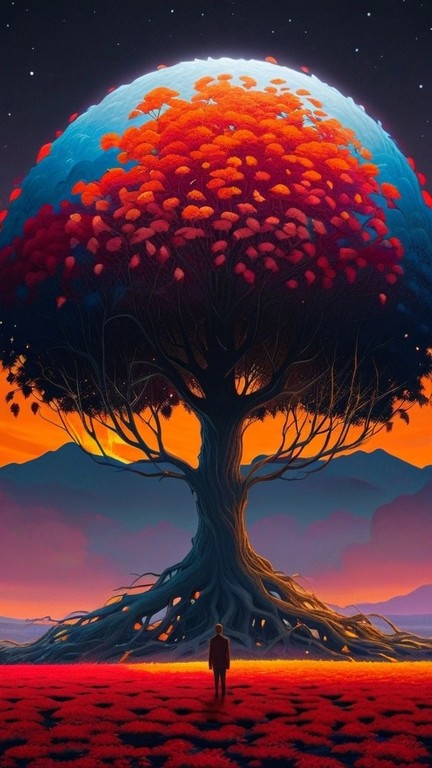
#> input picture library/recipes/tree-of-life/style_1.jpg, 432 x 768 px
$ python align.py ../library/recipes/tree-of-life/style_1.jpg ../library/recipes/tree-of-life/style_2.jpg   (older library calls are emulated)
#> lines starting #> are read from the running program, lines starting #| are printed output that depends on the picture
"""
Image alignment for projection mapping.

Aligns a source image (e.g., well-lit surface photo) to match a target image's
geometry using feature matching and homography estimation. Robust to different
lighting conditions through edge-based preprocessing.

Example usage:
    from wzrd import align_images, align_images_file

    # Align arrays directly
    warped, info = align_images(lit_surface, target_crop)

    # Align files with automatic I/O
    warped, info = align_images_file(
        "day_photo.jpg",
        "projection_crop.png",
        output_path="aligned.jpg"
    )
"""

import cv2
import numpy as np
from pathlib import Path
from typing import Tuple, Optional, Union, List
from dataclasses import dataclass, field

DEFAULT_TEMPLATE_SCALES = [0.3, 0.4, 0.5, 0.6, 0.7, 0.8]


@dataclass
class AlignmentResult:
    """Result of image alignment."""
    homography: Optional[np.ndarray]
    num_matches: int
    num_inliers: int
    confidence: float
    method: str  # 'feature' or 'template'


# =============================================================================
# Preprocessing
# =============================================================================

def _to_grayscale(img: np.ndarray) -> np.ndarray:
    """Convert image to grayscale."""
    if len(img.shape) == 3:
        return cv2.cvtColor(img, cv2.COLOR_BGR2GRAY)
    return img


# [147 lines left out: functions _apply_clahe, _compute_gradient_magnitude, _preprocess_for_matching, _extract_edges, _compute_structure_features, _find_template_location, not called in this run]


# =============================================================================
# Feature-Based Alignment
# =============================================================================

def _find_homography_feature_based(
    source: np.ndarray,
    target: np.ndarray,
    max_features: int = 20000,
    ratio_threshold: float = 0.65,
) -> Optional[AlignmentResult]:
    """Find homography using direct feature matching on full images."""
    best_result = None
    best_inliers = 0

    detectors_to_try = [
        ("SIFT", cv2.SIFT_create(nfeatures=max_features), cv2.NORM_L2, 0.65),
        ("AKAZE", cv2.AKAZE_create(), cv2.NORM_HAMMING, 0.75),
    ]

    source_gray = _to_grayscale(source)
    target_gray = _to_grayscale(target)

    clahe = cv2.createCLAHE(clipLimit=4.0, tileGridSize=(8, 8))
    source_clahe = clahe.apply(source_gray)
    target_clahe = clahe.apply(target_gray)

    preprocessing_options = [
        (source_clahe, target_clahe),
        (source_gray, target_gray),
    ]

    for det_name, detector, norm_type, ratio_thresh in detectors_to_try:
        for proc_source, proc_target in preprocessing_options:
            kp1, desc1 = detector.detectAndCompute(proc_source, None)
            kp2, desc2 = detector.detectAndCompute(proc_target, None)

            if desc1 is None or desc2 is None or len(kp1) < 50 or len(kp2) < 50:
                continue

            bf = cv2.BFMatcher(norm_type)
            matches = bf.knnMatch(desc1, desc2, k=2)

            good_matches = []
            for match_pair in matches:
                if len(match_pair) == 2:
                    m, n = match_pair
                    if m.distance < ratio_thresh * n.distance:
                        good_matches.append(m)

            if len(good_matches) < 8:
                continue

            src_pts = np.float32([kp1[m.queryIdx].pt for m in good_matches]).reshape(-1, 1, 2)
            dst_pts = np.float32([kp2[m.trainIdx].pt for m in good_matches]).reshape(-1, 1, 2)

            H, mask = cv2.findHomography(
                src_pts, dst_pts, cv2.RANSAC,
                ransacReprojThreshold=4.0,
                maxIters=5000,
                confidence=0.999
            )

            if H is None:
                continue

            inliers = int(np.sum(mask))
            confidence = inliers / len(good_matches)

            if inliers > best_inliers:
                best_inliers = inliers
                best_result = AlignmentResult(
                    homography=H,
                    num_matches=len(good_matches),
                    num_inliers=inliers,
                    confidence=confidence,
                    method='feature',
                )

    return best_result


def _validate_homography(H: np.ndarray, source_shape: Tuple, target_shape: Tuple) -> bool:
    """Check if homography produces reasonable transformation."""
    src_h, src_w = source_shape[:2]
    dst_h, dst_w = target_shape[:2]

    src_corners = np.float32([
        [0, 0], [src_w, 0], [src_w, src_h], [0, src_h]
    ]).reshape(-1, 1, 2)

    dst_corners = cv2.perspectiveTransform(src_corners, H)
    dst_corners = dst_corners.reshape(-1, 2)

    margin = max(dst_w, dst_h) * 2
    if np.any(dst_corners < -margin) or np.any(dst_corners > margin + max(dst_w, dst_h)):
        return False

    def cross2d(a, b):
        return a[0] * b[1] - a[1] * b[0]

    v1 = dst_corners[1] - dst_corners[0]
    v2 = dst_corners[2] - dst_corners[1]
    v3 = dst_corners[3] - dst_corners[2]
    v4 = dst_corners[0] - dst_corners[3]

    crosses = np.array([cross2d(v1, v2), cross2d(v2, v3), cross2d(v3, v4), cross2d(v4, v1)])
    if not (np.all(crosses > 0) or np.all(crosses < 0)):
        return False

    return True


# [10 lines left out: function _compute_homography_from_corners, not called in this run]


def _refine_with_ecc(
    source: np.ndarray,
    template: np.ndarray,
    initial_warp: np.ndarray,
    num_iterations: int = 100,
    termination_eps: float = 1e-6
) -> Tuple[np.ndarray, float]:
    """Refine alignment using Enhanced Correlation Coefficient (ECC)."""
    source_gray = _to_grayscale(source)
    template_gray = _to_grayscale(template)

    clahe = cv2.createCLAHE(clipLimit=3.0, tileGridSize=(8, 8))
    source_gray = clahe.apply(source_gray)
    template_gray = clahe.apply(template_gray)

    criteria = (cv2.TERM_CRITERIA_EPS | cv2.TERM_CRITERIA_COUNT, num_iterations, termination_eps)
    warp_matrix = initial_warp.copy().astype(np.float32)

    try:
        cc, warp_matrix = cv2.findTransformECC(
            template_gray, source_gray, warp_matrix,
            cv2.MOTION_HOMOGRAPHY, criteria, None, 5
        )
        return warp_matrix, cc
    except cv2.error:
        return initial_warp, 0.0


def _warp_image(
    src: np.ndarray,
    homography: np.ndarray,
    target_size: Tuple[int, int]
) -> np.ndarray:
    """Warp source image using homography to match target size."""
    return cv2.warpPerspective(
        src, homography, target_size,
        flags=cv2.INTER_LINEAR,
        borderMode=cv2.BORDER_CONSTANT,
        borderValue=(0, 0, 0)
    )


# =============================================================================
# Main Alignment Function
# =============================================================================

def align_images(
    source: np.ndarray,
    target: np.ndarray,
    max_features: int = 10000,
    ratio_threshold: float = 0.75,
    template_scales: Optional[List[float]] = None,
    use_ecc_refinement: bool = True,
    verbose: bool = False,
) -> Tuple[np.ndarray, AlignmentResult]:
    """
    Align source image to match target geometry.

    Uses a multi-stage approach:
    1. Direct feature matching (most robust for good matches)
    2. Template matching fallback (for difficult cases)
    3. ECC refinement for sub-pixel accuracy

    Args:
        source: Source image (BGR, uint8)
        target: Target image to align to (BGR, uint8)
        max_features: Maximum features for detection
        ratio_threshold: Lowe's ratio test threshold
        template_scales: Scales to try for template matching
        use_ecc_refinement: Whether to apply ECC refinement
        verbose: Print progress messages

    Returns:
        Tuple of (warped_image, AlignmentResult)
    """
    if template_scales is None:
        template_scales = DEFAULT_TEMPLATE_SCALES

    target_h, target_w = target.shape[:2]
    source_h, source_w = source.shape[:2]

    if verbose:
        print(f"Source: {source.shape}, Target: {target.shape}")

    # Stage 1: Direct feature-based matching
    if verbose:
        print("[Stage 1] Feature-based matching...")

    feature_result = _find_homography_feature_based(
        source, target, max_features=max_features, ratio_threshold=ratio_threshold
    )

    use_feature_result = False
    if feature_result is not None and feature_result.homography is not None:
        if feature_result.confidence > 0.35 and feature_result.num_inliers >= 8:
            if _validate_homography(feature_result.homography, source.shape, target.shape):
                if verbose:
                    print(f"  Feature matching: {feature_result.num_inliers} inliers, "
                          f"{feature_result.confidence:.1%} confidence")
                use_feature_result = True
                refined_H = feature_result.homography
                result = feature_result

    if not use_feature_result:
        # Stage 2: Template matching fallback
        if verbose:
            print("[Stage 2] Template matching fallback...")

        scales = list(np.arange(0.2, 1.5, 0.05))
        bbox, best_scale, template_score = _find_template_location(source, target, scales)

        if bbox is None:
            if verbose:
                print("  Template matching failed, using identity")
            bbox = (0, 0, source_w, source_h)
            best_scale = 1.0
            template_score = 0.0
        else:
            if verbose:
                print(f"  Template: scale={best_scale:.2f}, score={template_score:.3f}")

        x, y, w, h = bbox
        src_corners = np.float32([
            [x, y], [x + w, y], [x + w, y + h], [x, y + h]
        ])
        refined_H = _compute_homography_from_corners(src_corners, (target_w, target_h))

        result = AlignmentResult(
            homography=refined_H,
            num_matches=0,
            num_inliers=0,
            confidence=template_score,
            method='template',
        )

    # Stage 3: ECC refinement
    if use_ecc_refinement:
        if verbose:
            print("[Stage 3] ECC refinement...")
        try:
            warped_initial = _warp_image(source, refined_H, (target_w, target_h))
            final_H, ecc_score = _refine_with_ecc(warped_initial, target, np.eye(3))

            if ecc_score > 0.3:
                if verbose:
                    print(f"  ECC correlation: {ecc_score:.3f}")
                refined_H = final_H @ refined_H
        except Exception as e:
            if verbose:
                print(f"  ECC failed: {e}")

    # Final warp
    warped = _warp_image(source, refined_H, (target_w, target_h))
    result.homography = refined_H

    return warped, result


def align_images_file(
    source_path: Union[str, Path],
    target_path: Union[str, Path],
    output_path: Optional[Union[str, Path]] = None,
    max_features: int = 10000,
    ratio_threshold: float = 0.75,
    template_scales: Optional[List[float]] = None,
    use_ecc_refinement: bool = True,
    verbose: bool = False,
) -> Tuple[np.ndarray, dict]:
    """
    Align source image file to match target image geometry.

    Args:
        source_path: Path to source image (e.g., well-lit surface photo)
        target_path: Path to target image to align to
        output_path: Optional path to save aligned output
        max_features: Maximum features for detection
        ratio_threshold: Lowe's ratio test threshold
        template_scales: Scales to try for template matching
        use_ecc_refinement: Whether to apply ECC refinement
        verbose: Print progress messages

    Returns:
        Tuple of (warped_image, info_dict)
    """
    source_path = Path(source_path)
    target_path = Path(target_path)

    source = cv2.imread(str(source_path))
    if source is None:
        raise FileNotFoundError(f"Could not load source image: {source_path}")

    target = cv2.imread(str(target_path))
    if target is None:
        raise FileNotFoundError(f"Could not load target image: {target_path}")

    warped, result = align_images(
        source, target,
        max_features=max_features,
        ratio_threshold=ratio_threshold,
        template_scales=template_scales,
        use_ecc_refinement=use_ecc_refinement,
        verbose=verbose,
    )

    info = {
        'source_path': str(source_path),
        'target_path': str(target_path),
        'source_size': (source.shape[1], source.shape[0]),
        'target_size': (target.shape[1], target.shape[0]),
        'method': result.method,
        'num_matches': result.num_matches,
        'num_inliers': result.num_inliers,
        'confidence': result.confidence,
        'homography': result.homography,
    }

    if output_path is not None:
        output_path = Path(output_path)
        _params = [cv2.IMWRITE_WEBP_QUALITY, 90] if str(output_path).lower().endswith(".webp") else []
        cv2.imwrite(str(output_path), warped, _params)
        info['output_path'] = str(output_path)
        if verbose:
            print(f"Saved: {output_path}")

    return warped, info


# =============================================================================
# CLI
# =============================================================================

def _main():
    """CLI entry point."""
    import argparse

    parser = argparse.ArgumentParser(
        description="Align a source image to match target geometry."
    )
    parser.add_argument(
        "source", help="Path to source image (e.g., well-lit surface photo)"
    )
    parser.add_argument(
        "target", help="Path to target image to align to"
    )
    parser.add_argument(
        "-o", "--output", default="aligned.jpg",
        help="Output path (default: aligned.jpg)"
    )
    parser.add_argument(
        "-v", "--verbose", action="store_true",
        help="Print progress messages"
    )

    args = parser.parse_args()

    try:
        warped, info = align_images_file(
            args.source, args.target,
            output_path=args.output,
            verbose=args.verbose,
        )
#> in align_images_file, source is the input picture: shape (768, 432, 3); mean B, G, R 56.2, 48.3, 89.1
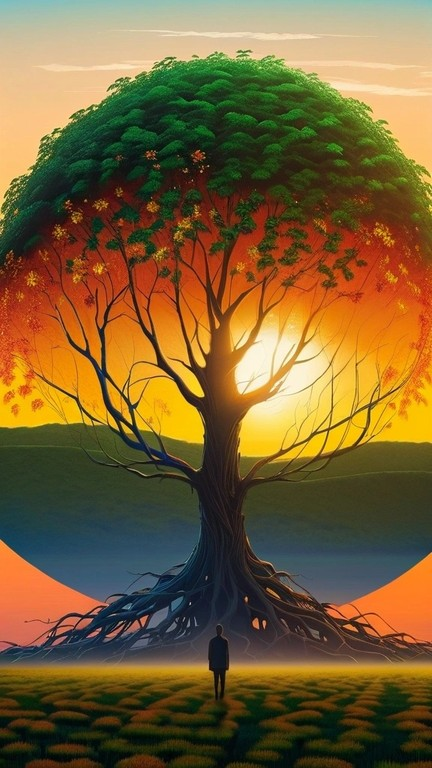
#> input picture library/recipes/tree-of-life/style_2.jpg, 432 x 768 px
#> in align_images_file, target is the input picture: shape (768, 432, 3); mean B, G, R 52.9, 96.2, 121
#> in _find_homography_feature_based, `source_clahe = clahe.apply(source_gray)`:
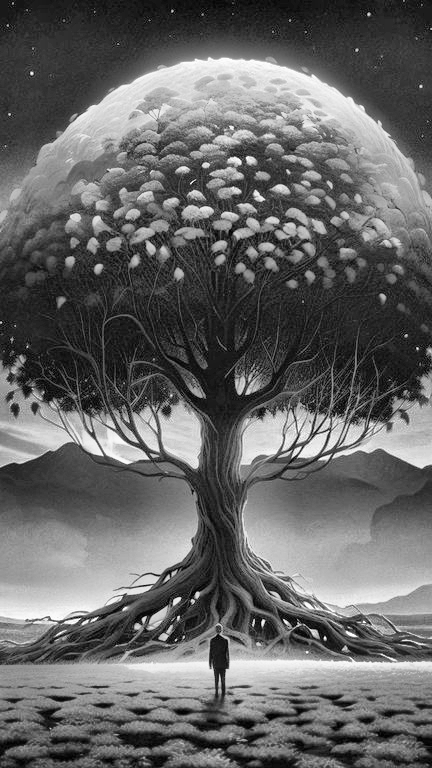
#> source_clahe: shape (768, 432); min 0, max 254, mean 101.9
#> in _find_homography_feature_based, `target_clahe = clahe.apply(target_gray)`:
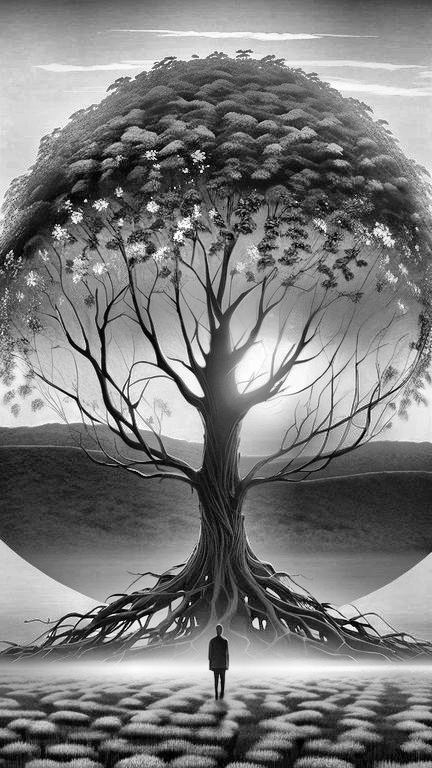
#> target_clahe: shape (768, 432); min 0, max 255, mean 123.8
#> in align_images, `refined_H = feature_result.homography`: refined_H = [[1.08, 0.00136, -2.9], [-0.149, 1.13, -2.13], [0.000104, 7.69e-05, 1]]
#> in _warp_image, `return cv2.warpPerspective( src, homography, target_size, flags=cv2.IN..`:
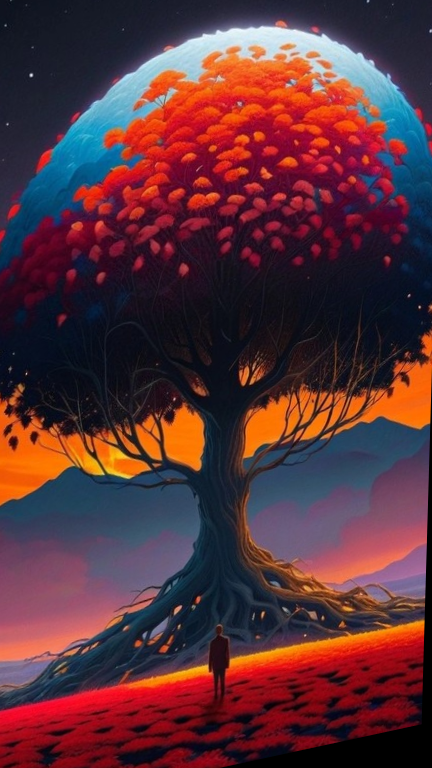
#> returned value: shape (768, 432, 3); mean of channels 0, 1, 2 56.5, 49.1, 90; drawn as B, G, R
#> in _to_grayscale (call 3), `return cv2.cvtColor(img, cv2.COLOR_BGR2GRAY)`:
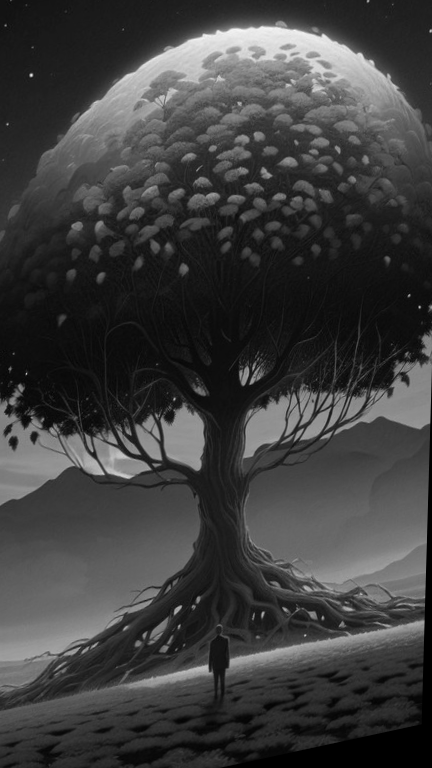
#> returned value: shape (768, 432); min 0, max 248, mean 62.2
#> in _refine_with_ecc, `source_gray = clahe.apply(source_gray)`:
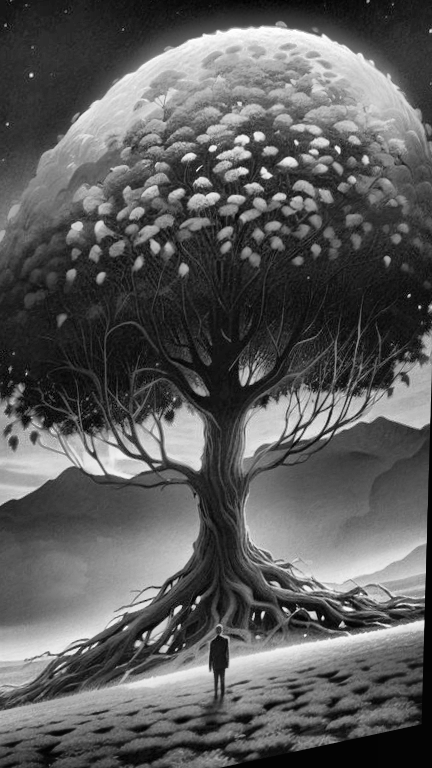
#> source_gray: shape (768, 432); min 1, max 255, mean 91.6
#> in _refine_with_ecc, `warp_matrix = initial_warp.copy().astype(np.float32)`: warp_matrix = [[1, 0, 0], [0, 1, 0], [0, 0, 1]]
#> in _refine_with_ecc, `cc, warp_matrix = cv2.findTransformECC( template_gray, source_gray, wa..`: cc = 0.4; warp_matrix = [[0.881, -0.0238, 26.2], [-0.201, 0.838, 106.4], [-1.66e-05, -0.000101, 1]]
#> in align_images, `final_H, ecc_score = _refine_with_ecc(warped_initial, target, np.eye(3))`: final_H has the same summary as warp_matrix in _refine_with_ecc; ecc_score = 0.4
#> in align_images, `refined_H = final_H @ refined_H`: refined_H = [[0.958, -0.0237, 23.7], [-0.332, 0.953, 105.2], [0.000101, -3.74e-05, 1]]
#> call 2 of _warp_image, with homography = array of shape (3, 3), target_size = (432, 768)
#> in _warp_image (call 2), `return cv2.warpPerspective( src, homography, target_size, flags=cv2.IN..`:
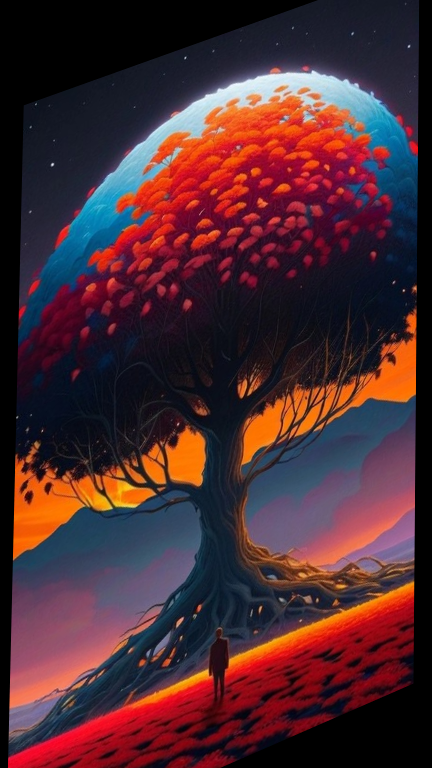
#> returned value: shape (768, 432, 3); mean of channels 0, 1, 2 48.9, 42.4, 76.5; drawn as B, G, R
#> in align_images, `result.homography = refined_H`: result.homography has the same summary as refined_H
#> info = 10 items

        print(f"Alignment complete!")
        print(f"  Method: {info['method']}")
#|   Method: feature
        print(f"  Confidence: {info['confidence']:.2%}")
#|   Confidence: 50.00%
        if info['num_matches'] > 0:
            print(f"  Inliers: {info['num_inliers']}/{info['num_matches']}")
#|   Inliers: 16/32
        print(f"  Output: {args.output}")
        if 'overlay_path' in info:
            print(f"  Alignment overlay: {info['overlay_path']}")

    except Exception as e:
        print(f"Error: {e}")
        return 1

    return 0


if __name__ == "__main__":
    exit(_main())
#> (the program exits here)
